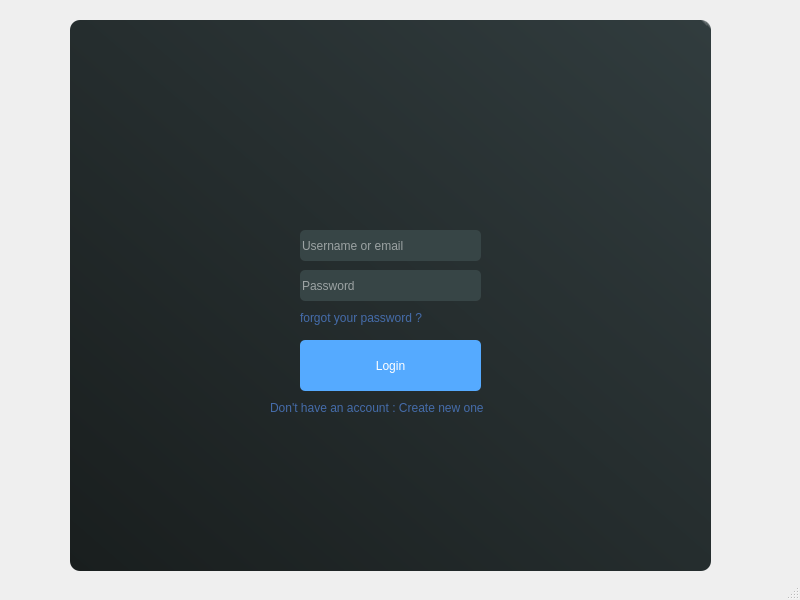
<?xml version="1.0" encoding="UTF-8"?>
<ui version="4.0">
 <class>LoginWindow</class>
 <widget class="QMainWindow" name="LoginWindow">
  <property name="geometry">
   <rect>
    <x>0</x>
    <y>0</y>
    <width>800</width>
    <height>600</height>
   </rect>
  </property>
  <property name="windowTitle">
   <string>MainWindow</string>
  </property>
  <widget class="QWidget" name="centralwidget">
   <widget class="QFrame" name="window">
    <property name="geometry">
     <rect>
      <x>70</x>
      <y>20</y>
      <width>641</width>
      <height>551</height>
     </rect>
    </property>
    <property name="styleSheet">
     <string notr="true">QFrame{

	border-radius:10px;
	background-color: qlineargradient(spread:pad, x1:0, y1:1, x2:1, y2:0, stop:0 rgba(25, 30, 30, 255), stop:0.98995 rgba(49, 60, 62, 255), stop:1 rgba(255, 255, 255, 255));

}</string>
    </property>
    <property name="frameShape">
     <enum>QFrame::StyledPanel</enum>
    </property>
    <property name="frameShadow">
     <enum>QFrame::Raised</enum>
    </property>
    <widget class="QPushButton" name="pushButton">
     <property name="geometry">
      <rect>
       <x>230</x>
       <y>320</y>
       <width>181</width>
       <height>51</height>
      </rect>
     </property>
     <property name="cursor">
      <cursorShape>PointingHandCursor</cursorShape>
     </property>
     <property name="styleSheet">
      <string notr="true">QPushButton{

	border-radius: 5px;
	background-color: rgb(85, 170, 255);
	transition: background-color 2s;
	color : white;
	
	font: 10pt &quot;Myanmar Text&quot;;


}

QPushButton:hover{



	background-color: rgb(255, 127, 127);

}</string>
     </property>
     <property name="text">
      <string>Login</string>
     </property>
    </widget>
    <widget class="QLineEdit" name="email">
     <property name="geometry">
      <rect>
       <x>230</x>
       <y>210</y>
       <width>181</width>
       <height>31</height>
      </rect>
     </property>
     <property name="styleSheet">
      <string notr="true">QLineEdit{

	border-radius: 5px;
	border-style: none;
	
	background-color: rgb(55, 69, 70);
	font: 8pt &quot;Nirmala UI&quot;;
	color: rgb(255, 255, 255);
}

QLineEdit:hover{

	border-radius: 0px;
	background-color: rgb(146, 147, 147);

}</string>
     </property>
     <property name="text">
      <string/>
     </property>
     <property name="placeholderText">
      <string>Username or email</string>
     </property>
    </widget>
    <widget class="QLineEdit" name="password">
     <property name="geometry">
      <rect>
       <x>230</x>
       <y>250</y>
       <width>181</width>
       <height>31</height>
      </rect>
     </property>
     <property name="styleSheet">
      <string notr="true">QLineEdit{

	border-radius: 5px;
	border-style: none;
	
	background-color: rgb(55, 69, 70);
	font: 8pt &quot;Nirmala UI&quot;;
	color: rgb(255, 255, 255);


}

QLineEdit:hover{

	border-radius: 0px;
	background-color: rgb(146, 147, 147);

}
</string>
     </property>
     <property name="echoMode">
      <enum>QLineEdit::Password</enum>
     </property>
     <property name="placeholderText">
      <string>Password</string>
     </property>
    </widget>
    <widget class="QLabel" name="pic">
     <property name="geometry">
      <rect>
       <x>150</x>
       <y>20</y>
       <width>331</width>
       <height>101</height>
      </rect>
     </property>
     <property name="styleSheet">
      <string notr="true">QLabel{

	background-color: transparent;
	

}</string>
     </property>
     <property name="text">
      <string/>
     </property>
     <property name="pixmap">
      <pixmap>:/newPrefix/pictures/lock_vox_logo1_v2.png</pixmap>
     </property>
     <property name="scaledContents">
      <bool>true</bool>
     </property>
    </widget>
    <widget class="QLabel" name="label">
     <property name="geometry">
      <rect>
       <x>200</x>
       <y>380</y>
       <width>231</width>
       <height>16</height>
      </rect>
     </property>
     <property name="cursor">
      <cursorShape>PointingHandCursor</cursorShape>
     </property>
     <property name="styleSheet">
      <string notr="true">QLabel {

	background-color: transparent;
	font: 8pt &quot;Nirmala UI&quot;;
	
	color: rgb(69, 108, 170);


}


QLabel:hover{

		color: rgb(255, 127, 127);


}
</string>
     </property>
     <property name="text">
      <string>Don't have an account : Create new one</string>
     </property>
    </widget>
    <widget class="QLabel" name="label_2">
     <property name="geometry">
      <rect>
       <x>230</x>
       <y>290</y>
       <width>181</width>
       <height>16</height>
      </rect>
     </property>
     <property name="cursor">
      <cursorShape>PointingHandCursor</cursorShape>
     </property>
     <property name="styleSheet">
      <string notr="true">QLabel {

	background-color: transparent;
	font: 8pt &quot;Nirmala UI&quot;;
	
	color: rgb(69, 108, 170);


}


QLabel:hover{

		color: rgb(255, 127, 127);


}
</string>
     </property>
     <property name="text">
      <string>forgot your password ?</string>
     </property>
    </widget>
   </widget>
  </widget>
  <widget class="QMenuBar" name="menubar">
   <property name="geometry">
    <rect>
     <x>0</x>
     <y>0</y>
     <width>800</width>
     <height>21</height>
    </rect>
   </property>
  </widget>
  <widget class="QStatusBar" name="statusbar"/>
 </widget>
 <resources/>
 <connections/>
</ui>
